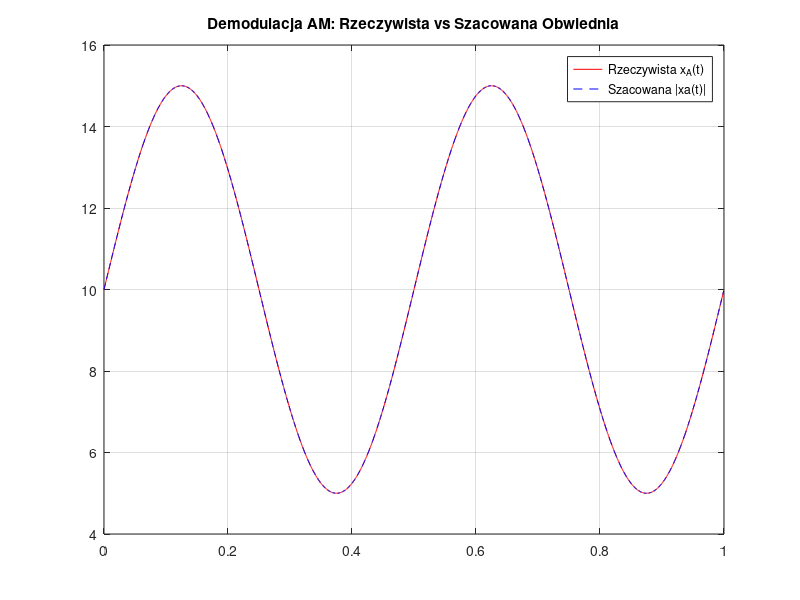
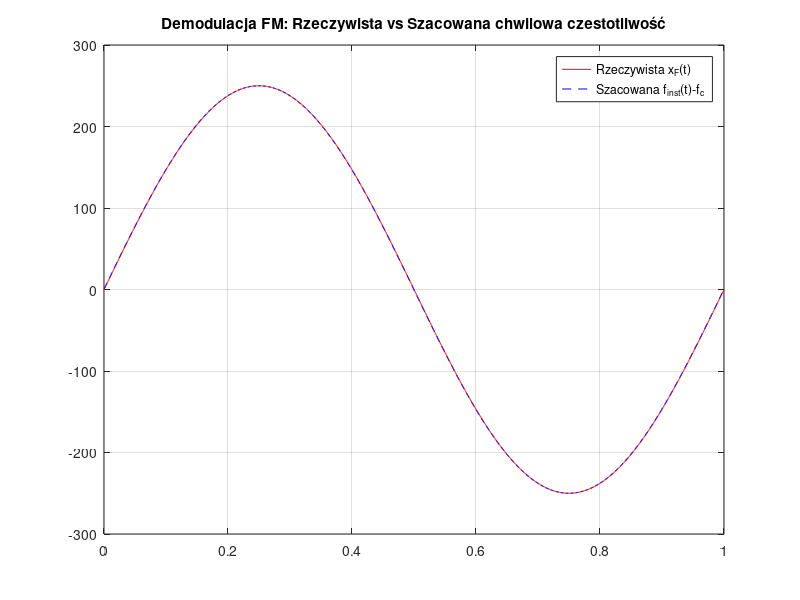
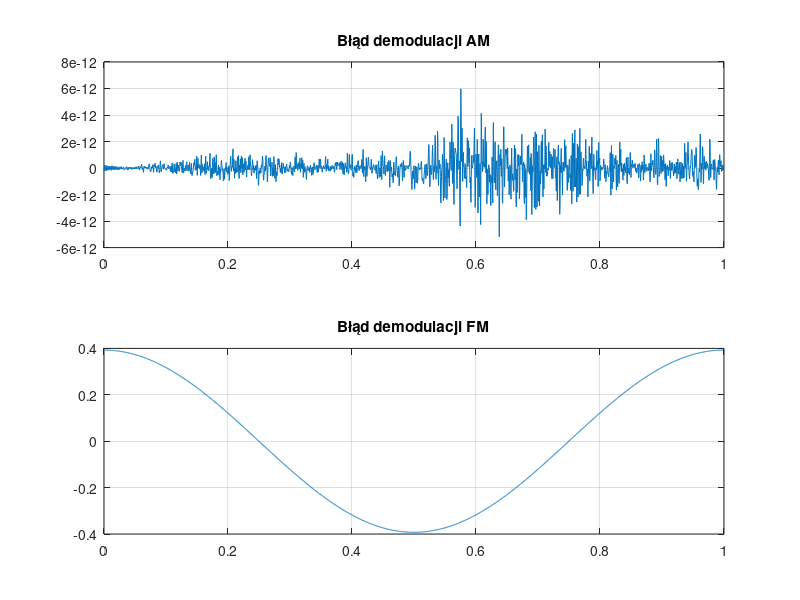

Write the MATLAB code that produced these figures, in order. (Note: this script raises an error after producing the figures.)
clear all; close all; clc;

fpr = 2000;               % Częstotliwość próbkowania [Hz]
dt = 1/fpr;               % Okres próbkowania
Nx = fpr;                 % Liczba próbek = 1 sekunda
t = dt*(0:Nx-1);          % Wektor czasu

% Parametry modulacji
A = 10;                   % Stała amplituda nośna
kA = 0.5; fA = 2;         % Głębokość i częstotliwość AM
xA = A * (1 + kA * sin(2*pi*fA*t));  % Obwiednia AM

kF = 250; fF = 1;         % Głębokość i częstotliwość FM
xF = kF * sin(2*pi*fF*t); % Część FM

fc = 500;                 % Częstotliwość nośna
x = xA .* sin(2*pi*(fc*t + cumsum(xF)*dt));  % Sygnał AM-FM

xa = hilbert(x);          % Transformacja Hilberta (sygnał analityczny)
xAest = abs(xa);          % Estymacja amplitudy (modulacja AM)
ph = unwrap(angle(xa));   % Estymacja fazy (kąt fazowy)

% Estymacja częstotliwości chwilowej (pochodna kąta fazowego)
xFest = (1/(2*pi)) * (ph(3:end) - ph(1:end-2)) / (2*dt);

% === Wykresy ===
figure;
plot(t, xA, 'r-', t, xAest, 'b--'); grid on;
title('Demodulacja AM: Rzeczywista vs Szacowana Obwiednia');
legend('Rzeczywista x_A(t)', 'Szacowana |xa(t)|');

figure;
plot(t, xF, 'r-', t(2:Nx-1), xFest - fc, 'b--'); grid on;
title('Demodulacja FM: Rzeczywista vs Szacowana chwilowa czestotliwość');
legend('Rzeczywista x_F(t)', 'Szacowana f_{inst}(t)-f_c');

error_AM = xAest - xA;
error_FM = xFest - fc - xF(2:Nx-1);

figure;
subplot(2,1,1);
plot(t, error_AM); grid on;
title('Błąd demodulacji AM');

subplot(2,1,2);
plot(t(2:Nx-1), error_FM); grid on;
title('Błąd demodulacji FM');

M = 60;                    % Rząd filtra Hilberta (parzysty!)
win = hamming(M+1);        % Okno Hamminga
h = firhilb(M, win);       % Własna funkcja - definicja niżej

% Wykres wag filtra
figure;
stem(0:M, h); grid on;
title('Wagi filtra Hilberta');

% Charakterystyka częstotliwościowa
[H,f] = freqz(h,1,1024, fpr);
figure;
subplot(2,1,1);
plot(f, abs(H)); grid on;
title('Charakterystyka amplitudowa filtra Hilberta');

subplot(2,1,2);
plot(f, unwrap(angle(H))); grid on;
title('Charakterystyka fazowa filtra Hilberta');

% Spróbuj różnych wartości kF i obserwuj rosnący błąd FM:
kF_values = [100, 200, 300, 400, 500];
for i = 1:length(kF_values)
    kF = kF_values(i);
    xF = kF * sin(2*pi*fF*t);
    x = xA .* sin(2*pi*(fc*t + cumsum(xF)*dt));
    xa = hilbert(x);
    ph = unwrap(angle(xa));
    xFest = (1/(2*pi)) * (ph(3:end) - ph(1:end-2)) / (2*dt);
    error_FM = xFest - fc - xF(2:Nx-1);

    figure;
    plot(t(2:Nx-1), error_FM); grid on;
    title(['Błąd FM dla kF = ', num2str(kF)]);
end

function h = firhilb(M, win)
    % M = rząd filtra (parzysty!), win = wektor okna np. hamming(M+1)
    h = zeros(1, M+1);
    for n = 1:M+1
        k = n - (M+1)/2;
        if mod(k,2)==1
            h(n) = 2/(pi*k);
        else
            h(n) = 0;
        end
    end
    h = h .* win(:)'; % zastosuj okno
end
